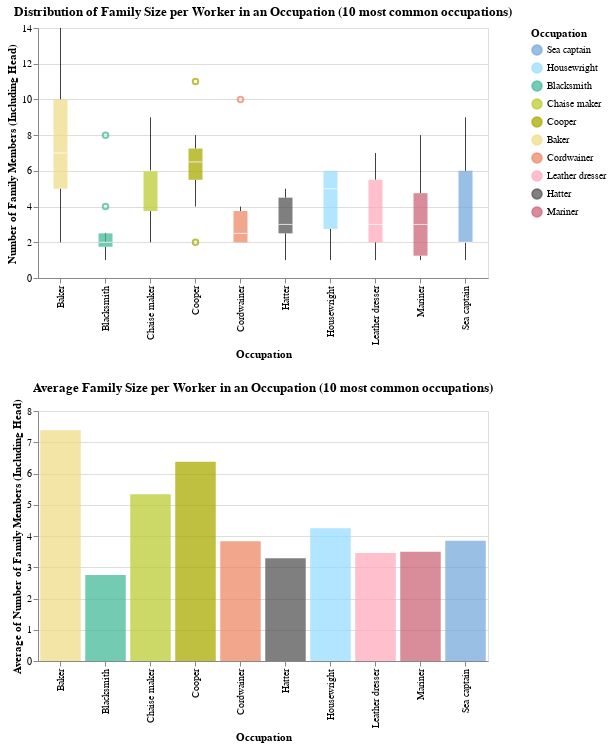

Notebook code for this chart:
### Code cell
census_chart = alt.Chart(census_df, title="Distribution of Family Size per Worker in an Occupation (10 most common occupations)").mark_boxplot(opacity=0.75).encode(
    x=alt.X("Occupation"),
    y="Number of Family Members (Including Head):Q",
    color=alt.Color('Occupation:N', scale=alt.Scale(domain=occupations, range=colors))
    
).properties(
    width=450,
    height=250
)



avg_chart = alt.Chart(census_df, title="Average Family Size per Worker in an Occupation (10 most common occupations)").mark_bar(opacity=0.75, color='red').encode(
    x=alt.X("Occupation:N"),
    y="average(Number of Family Members (Including Head))",
    color=alt.Color('Occupation:N', scale=alt.Scale(domain=occupations, range=colors))
    
).properties(
    width=450,
    height=250
)



census_chart & avg_chart
